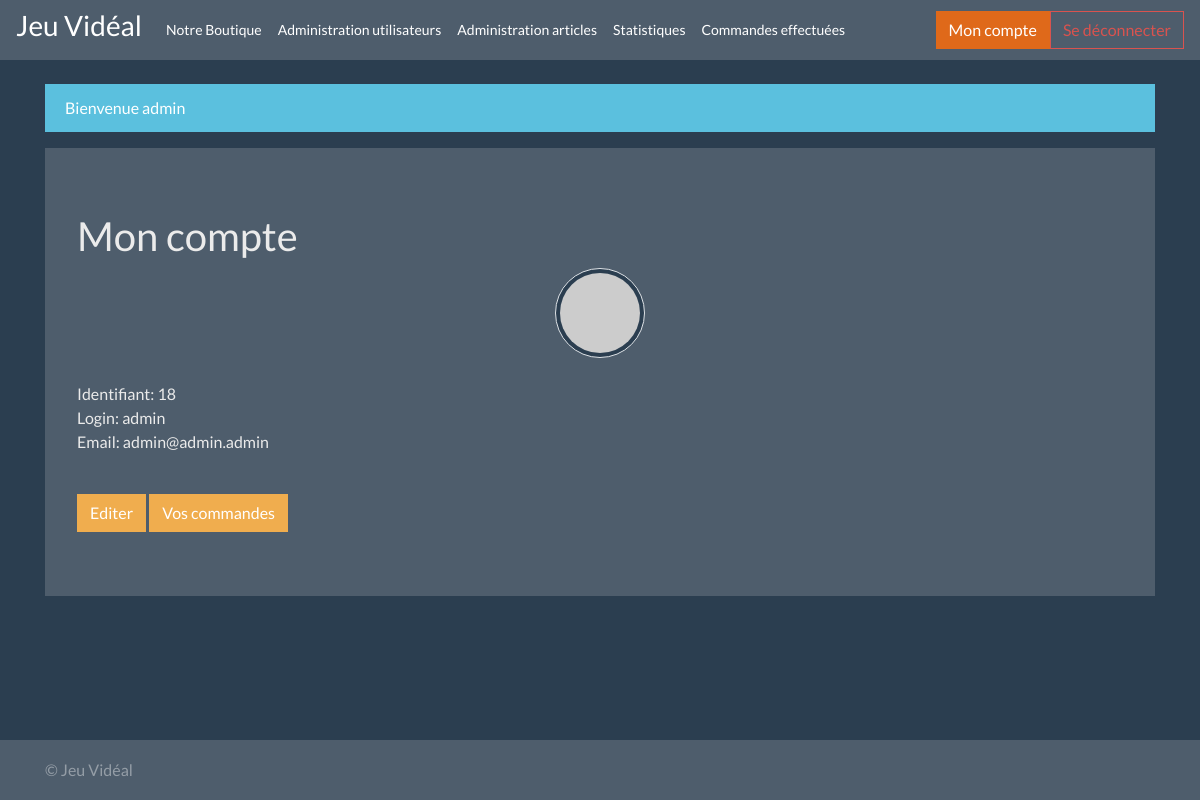
Screenshot of /user/admin (signed in) with the database file from the repository.
### tables this page shows
CREATE TABLE `utilisateur` (
  `ID` int(11) NOT NULL AUTO_INCREMENT,
  `login` varchar(25) NOT NULL,
  `nom` varchar(50) DEFAULT NULL,
  `prenom` varchar(50) DEFAULT NULL,
  `mail` varchar(50) DEFAULT NULL,
  `roleID` int(11) DEFAULT NULL,
  `password` varchar(255) DEFAULT NULL,
  `actif` tinyint(1) DEFAULT '1',
  PRIMARY KEY (`ID`),
  KEY `roleID` (`roleID`),
  CONSTRAINT `utilisateur_ibfk_1` FOREIGN KEY (`roleID`) REFERENCES `role` (`id`)
);

### controllers/user.php (called while the page is built, shortened)
<?php
require 'models/users.php';
if(REQ_TYPE_ID){
    $user = getUserByLogin(REQ_TYPE_ID);
}
else {
    $user = getUserById($_SESSION['id']);
    header("Location: ".ROOT_PATH."user/".$user['login']);
    exit();
}
$email = $user['mail'];
$default = "https://blog.ramboll.com/fehmarnbelt/wp-content/themes/ramboll2/images/profile-img.jpg";
$grav_url = "https://www.gravatar.com/avatar/" . md5( strtolower( trim( $email ) ) ) . "?d=" . urlencode( $default ) . "&s=310";
include 'views/user.php';
?>

### models/db.php (called while the page is built)
<?php
function getDB() {
    try
    {
        $bdd = new PDO('mysql:host=localhost;dbname=jeux_video_store;charset=utf8', ''.BDD_LOGIN.'', ''.BDD_MDP.'', array(PDO::ATTR_ERRMODE => PDO::ERRMODE_EXCEPTION));
        return $bdd;
    }
    catch (Exception $e)
    {
        die('Erreur : ' . $e->getMessage());
    }
}

### models/users.php (called while the page is built, shortened)
<?php
require_once 'models/db.php';
function getUserByLogin($login) {
    $reponse = getDB()->prepare('SELECT * FROM UTILISATEUR WHERE login = :login');
    $reponse->execute([':login' => $login]);
    $user = $reponse->fetch();
    return $user;
}
?>

### views/user.php (the view, shortened to what this page needs)
<img class="rounded-circle mx-auto d-block img-thumbnail" src="<?php echo $grav_url; ?>" alt="" />
<br>
Identifiant: <?= $user['ID']?>
<br>
Login: <?= $user['login']?>
<br>
Email: <?= $user['mail']?>
<br><p>  </p><br>
<a href="<?=ROOT_PATH?>user/<?= $user['login']?>/edit" class="btn btn-warning">Editer</a>
<a href="<?=ROOT_PATH?>user/<?= $user['login']?>/commandes" class="btn btn-warning">Vos commandes</a>
<?php
include 'includes/template.php';
?>

### public/css/sticky-footer-navbar.css (style rules this page uses)
html { position: relative; min-height: 100%; }
body { margin-bottom: 60px; }

### rows the page displays
utilisateur: ID "18", login "admin", mail "admin@admin.admin"

### other values shown
$_SESSION['message'] "Bienvenue admin"
$title "Mon compte"
